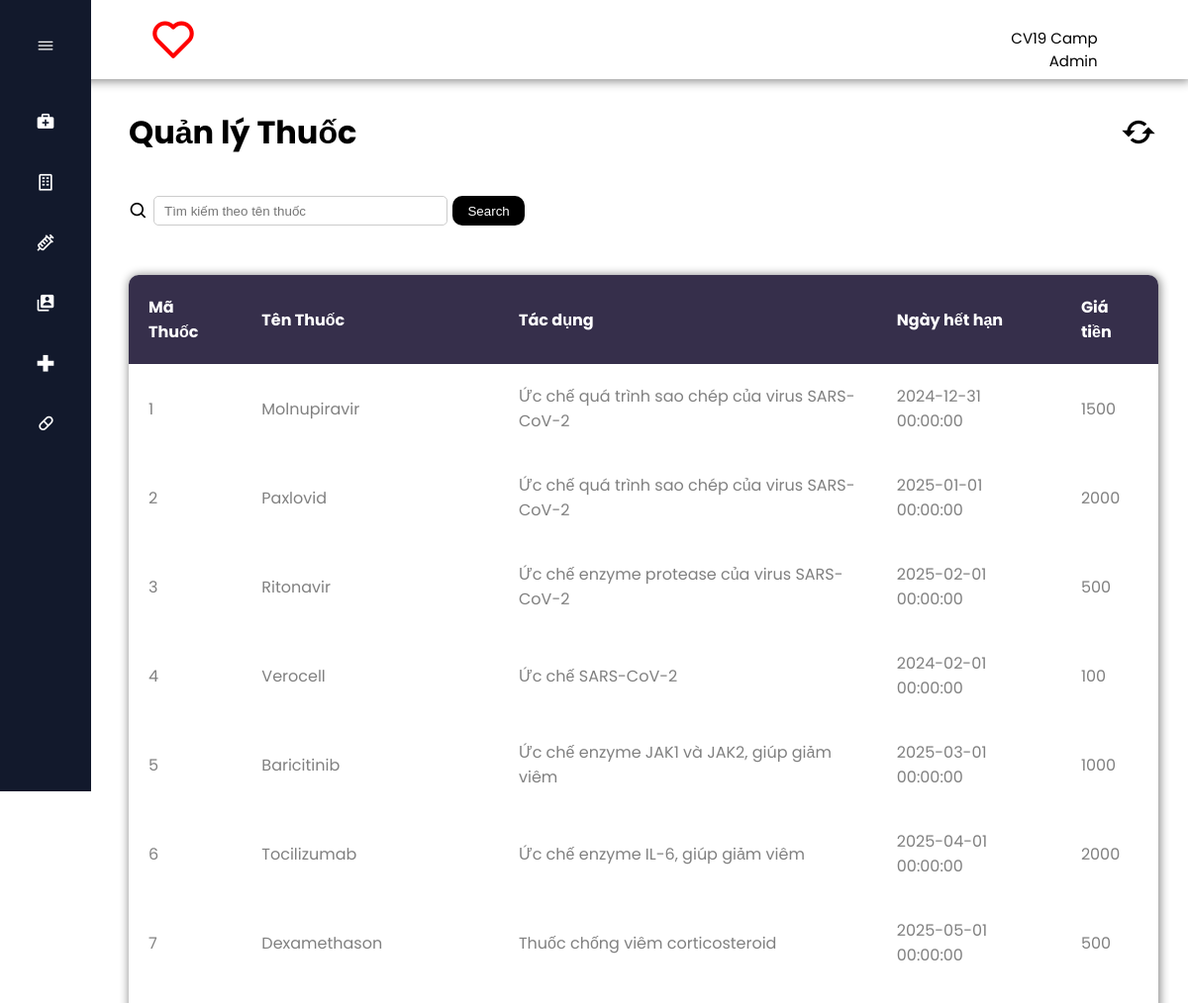
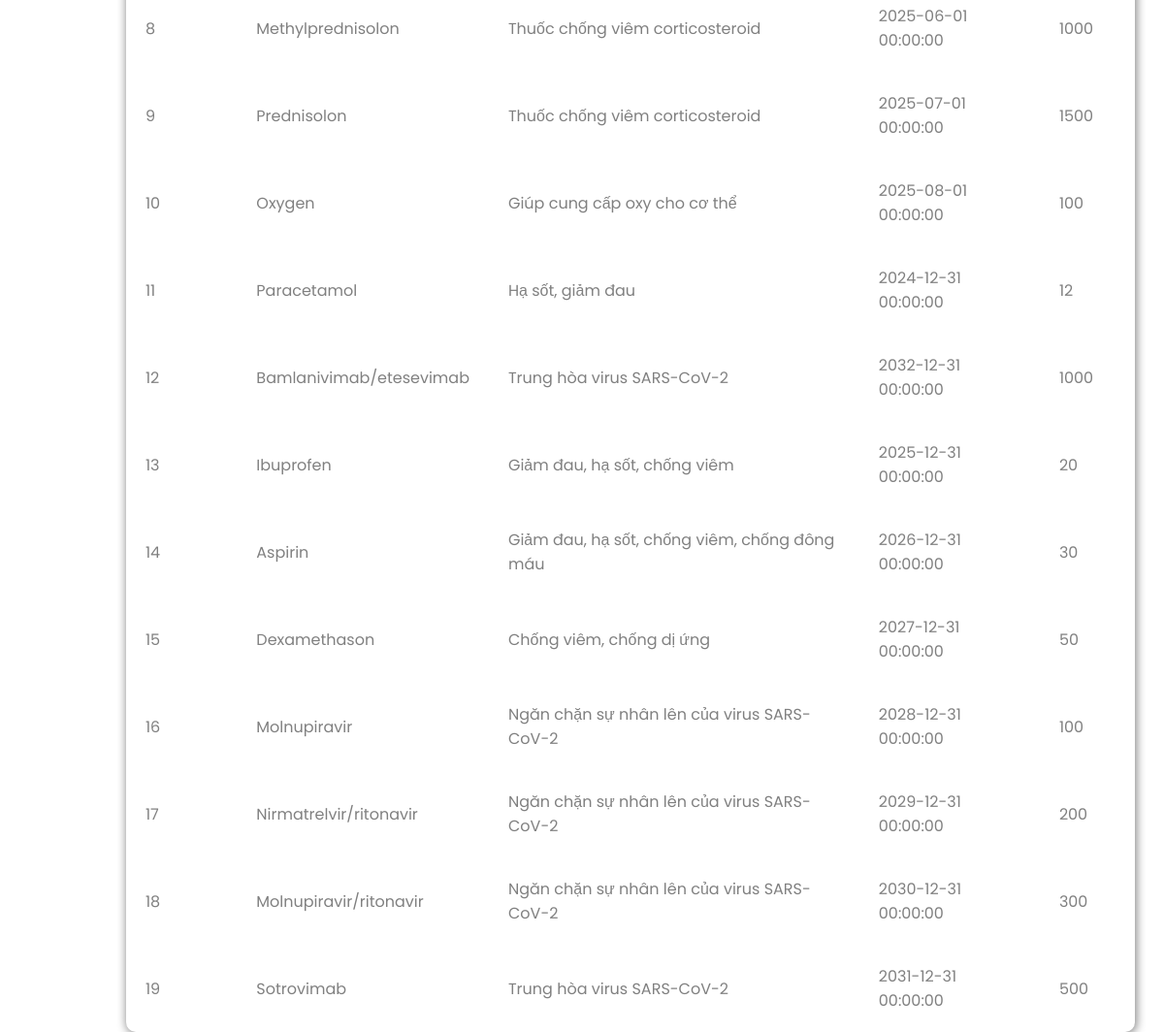
The page /1csdlnangcao/thuoc.php on the database its author committed (2 pictures, top to bottom).
### tables this page shows
CREATE TABLE `thuoc` (
  `MaThuoc` int(6) NOT NULL,
  `TenThuoc` varchar(100) DEFAULT NULL,
  `TacDung` varchar(100) DEFAULT NULL,
  `Gia` int(6) DEFAULT NULL,
  `HSD` datetime DEFAULT NULL
);

### 1csdlnangcao/mvc/Models/DBConfig.php (called while the page is built, shortened)
<?php
    class Database{
        private $hostname = 'localhost';
        private $username = 'root';
        private $password = '';
        private $dbname = 'testdb';
        private $conn = null;
        public function connect(){
            $this->conn = new mysqli($this->hostname, $this->username, $this->password, $this->dbname);
            if(!$this->conn){
                echo "Failed to connect database";
                exit();
            }
            else{
                mysqli_set_charset($this->conn, "utf8");
            }
            return $this->conn;
        }
        public function execute($sql){
            $this->result = $this->conn->query($sql);
            return $this->result;
        }
    }
?>

### 1csdlnangcao/thuoc.php (the view, shortened to what this page needs)
<!DOCTYPE html>
<html lang="en">
<head>
    <link href='https://unpkg.com/boxicons@2.1.4/css/boxicons.min.css' rel='stylesheet'>
    <link rel="stylesheet" href="./css/style-homepage.css">
    <link rel="stylesheet" href="https://cdnjs.cloudflare.com/ajax/libs/remixicon/3.4.0/remixicon.css">
</head>
<body>
    <?php
    include("./include/header.php");
    include("./mvc/Models/DBConfig.php");
    $db = new Database;
    $db->connect();
    $sql = "SELECT * FROM thuoc";
    $result = $db->execute($sql);
    ?>
    <div class="home_content">
        <div class="header-title">
            <h1>Quản lý Thuốc</h1>
            <i class='bx bx-refresh' onclick="refreshPages()"></i>
        </div>
        <div class="search-sort">
            <form action="" method="post">
                <div class="search-bar">
                <i class='bx bx-search'></i>
                <input type="text" name="searchdata" id="searchdata" placeholder="Tìm kiếm theo tên thuốc">
                <button type="submit" name="search">Search</button>
            </div>
        </form>
        </div>
        <div class="table-BN">
            <table>
                <tr class="tr-title">
                    <th>Mã Thuốc</th>
                    <th>Tên Thuốc</th>
                    <th>Tác dụng</th>
                    <th>Ngày hết hạn</th>
                    <th>Giá tiền</th>
                </tr>
                <?php
                    if (isset($_POST["search"])) {
                        $searchTerm = $_POST['searchdata'];
                        $sqlSearchName = "SELECT * FROM thuoc WHERE TenThuoc LIKE '%$searchTerm%'";
                        $resultSearchName = $db->execute($sqlSearchName);
                        if ($resultSearchName){
                            while ($rowSearchName = $resultSearchName->fetch_assoc()) {
                ?>
                <tr class="data-table">
                    <td><?php echo $rowSearchName['MaThuoc'] ?></td>
                    <td><?php echo $rowSearchName['TenThuoc'] ?></td>
                    <td><?php echo $rowSearchName['TacDung'] ?></td>
                    <td><?php echo $rowSearchName['HSD'] ?></td>
                    <td><?php echo $rowSearchName['Gia'] ?></td>
                </tr>
                <?php
                        }
                    }
                    }else{
                        if ($result) {
                            while ($row = $result->fetch_assoc()) {
                ?>
                <tr class="data-table">
                    <td><?php echo $row['MaThuoc'] ?></td>
                    <td><?php echo $row['TenThuoc'] ?></td>
                    <td><?php echo $row['TacDung'] ?></td>
                    <td><?php echo $row['HSD'] ?></td>
                    <td><?php echo $row['Gia'] ?></td>
                </tr>
                <?php
                            }
                        }
                    }
                ?>
            </table>
        </div>
    </div>
</body>
</html>

### 1csdlnangcao/css/style-homepage.css (style rules this page uses)
:root { --nav-width: 92px; --first-color: #0C5DF4; --bg-color: #12192C; --sub-color: #B6CEFC; --white-color: #FFF; --body-font: 'Poppins', sans-serif; --normal-font-size: 1rem; --small-font-size: .875rem; --z-fixed: 100; }
* { margin: 0px; padding: 0px; box-sizing: border-box; }
body, html { height: 100%; position: relative; font-family: var(--body-font); }
.home_content { position: absolute; height: 100%; width: calc(100% - 100px); left: 100px; transition: all .5s ease; padding: 30px; z-index: 9; }
.header-title { display: flex; justify-content: space-between; align-items: center; }
.header-title .bx-refresh { font-size: 40px; cursor: pointer; }
.search-sort { display: flex; justify-content: space-between; align-items: center; margin-top: 40px; margin-bottom: 50px; }
.search-bar { width: 400px; display: flex; justify-content: flex-start; align-items: center; }
.search-bar input { margin-left: 5px; width: 100%; height: 30px; padding: 10px; outline: none; border-radius: 10px; }
.search-bar button { width: 100px; height: 30px; margin-left: 5px; border-radius: 10px; outline: none; border: none; background-color: #000; color: #fff; cursor: pointer; }
.search-bar .bx-search { font-size: 20px; }
table { font-family: var(--body-font); border-radius: 10px; box-shadow: 1px 1px 10px 1px #888888; text-align: left; overflow: hidden; }
table .tr-title { background-color: #362F4B; border-radius: 50px; color: white; }
table, td, th { margin-top: 20px; padding: 20px; }
table { width: 100%; border-collapse: collapse; margin: 20px 0; }
tr { color: #808080; }
input[type="text"], select { width: 100%; padding: 10px; border: 1px solid #ccc; border-radius: 5px; }

### rows shown on the page
thuoc: MaThuoc "1", TenThuoc "Molnupiravir", TacDung "Ức chế quá trình sao chép của virus SARS-CoV-2", HSD "2024-12-31 00:00:00", Gia "1500"
thuoc: MaThuoc "2", TenThuoc "Paxlovid", TacDung "Ức chế quá trình sao chép của virus SARS-CoV-2", HSD "2025-01-01 00:00:00", Gia "2000"
thuoc: MaThuoc "3", TenThuoc "Ritonavir", TacDung "Ức chế enzyme protease của virus SARS-CoV-2", HSD "2025-02-01 00:00:00", Gia "500"
thuoc: MaThuoc "4", TenThuoc "Verocell", TacDung "Ức chế SARS-CoV-2", HSD "2024-02-01 00:00:00", Gia "100"
thuoc: MaThuoc "5", TenThuoc "Baricitinib", TacDung "Ức chế enzyme JAK1 và JAK2, giúp giảm viêm", HSD "2025-03-01 00:00:00", Gia "1000"
thuoc: MaThuoc "6", TenThuoc "Tocilizumab", TacDung "Ức chế enzyme IL-6, giúp giảm viêm", HSD "2025-04-01 00:00:00", Gia "2000"
thuoc: MaThuoc "7", TenThuoc "Dexamethason", TacDung "Thuốc chống viêm corticosteroid", HSD "2025-05-01 00:00:00", Gia "500"
thuoc: MaThuoc "8", TenThuoc "Methylprednisolon", TacDung "Thuốc chống viêm corticosteroid", HSD "2025-06-01 00:00:00", Gia "1000"
thuoc: MaThuoc "9", TenThuoc "Prednisolon", TacDung "Thuốc chống viêm corticosteroid", HSD "2025-07-01 00:00:00", Gia "1500"
thuoc: MaThuoc "10", TenThuoc "Oxygen", TacDung "Giúp cung cấp oxy cho cơ thể", HSD "2025-08-01 00:00:00", Gia "100"
thuoc: MaThuoc "11", TenThuoc "Paracetamol", TacDung "Hạ sốt, giảm đau", HSD "2024-12-31 00:00:00", Gia "12"
thuoc: MaThuoc "12", TenThuoc "Bamlanivimab/etesevimab", TacDung "Trung hòa virus SARS-CoV-2", HSD "2032-12-31 00:00:00", Gia "1000"
thuoc: MaThuoc "13", TenThuoc "Ibuprofen", TacDung "Giảm đau, hạ sốt, chống viêm", HSD "2025-12-31 00:00:00", Gia "20"
thuoc: MaThuoc "14", TenThuoc "Aspirin", TacDung "Giảm đau, hạ sốt, chống viêm, chống đông máu", HSD "2026-12-31 00:00:00", Gia "30"
thuoc: MaThuoc "15", TenThuoc "Dexamethason", TacDung "Chống viêm, chống dị ứng", HSD "2027-12-31 00:00:00", Gia "50"
thuoc: MaThuoc "16", TenThuoc "Molnupiravir", TacDung "Ngăn chặn sự nhân lên của virus SARS-CoV-2", HSD "2028-12-31 00:00:00", Gia "100"
thuoc: MaThuoc "17", TenThuoc "Nirmatrelvir/ritonavir", TacDung "Ngăn chặn sự nhân lên của virus SARS-CoV-2", HSD "2029-12-31 00:00:00", Gia "200"
thuoc: MaThuoc "18", TenThuoc "Molnupiravir/ritonavir", TacDung "Ngăn chặn sự nhân lên của virus SARS-CoV-2", HSD "2030-12-31 00:00:00", Gia "300"
thuoc: MaThuoc "19", TenThuoc "Sotrovimab", TacDung "Trung hòa virus SARS-CoV-2", HSD "2031-12-31 00:00:00", Gia "500"
